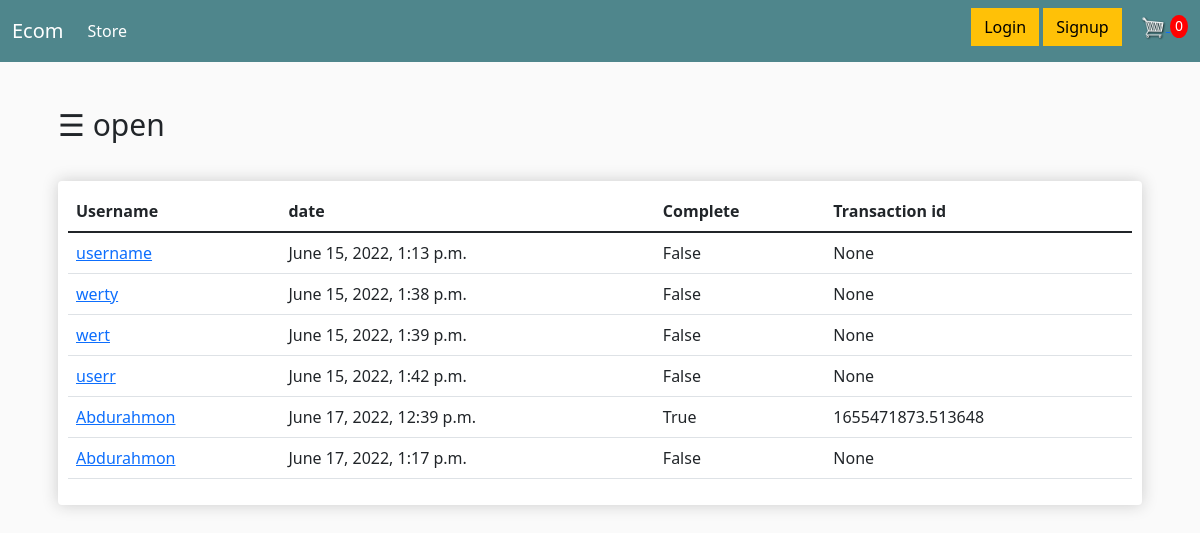
/order/, run on an earlier commit of the app's database.
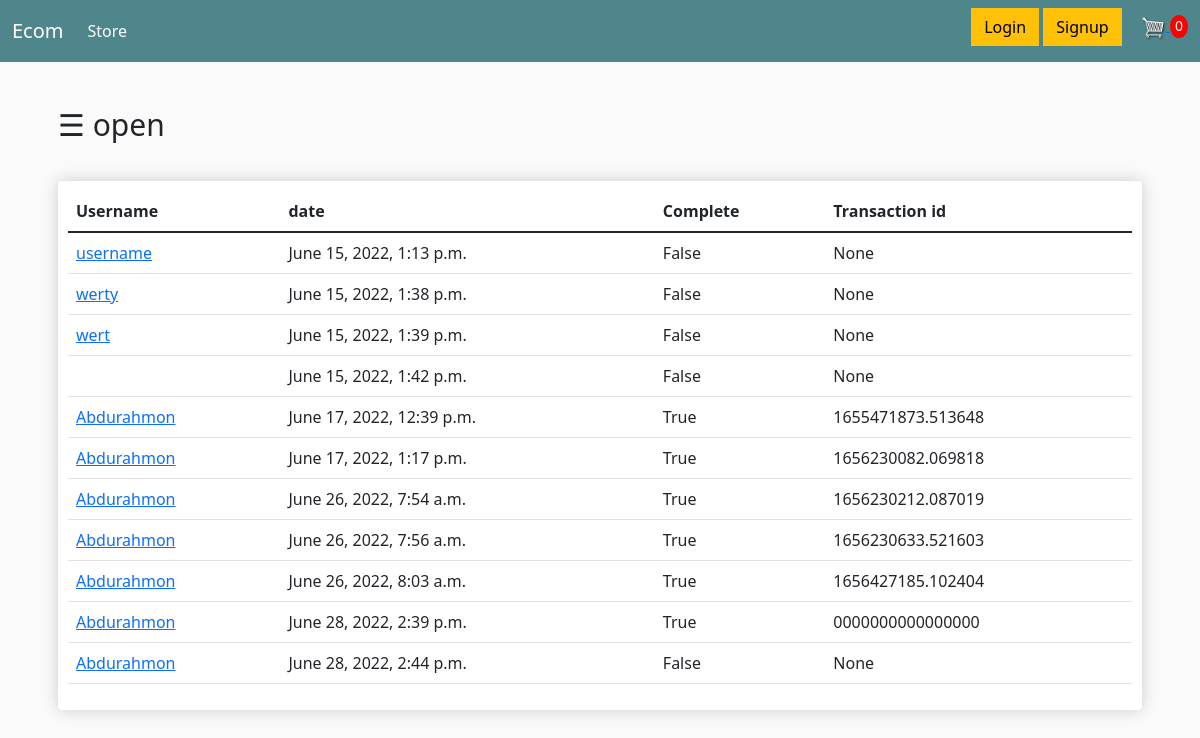
And on a later commit of the database.
### store/models.py (models this page shows, shortened)
class Order(models.Model):
    customer = models.ForeignKey(Customer, on_delete=models.SET_NULL, null=True, blank=True)
    date_ordered = models.DateTimeField(auto_now_add=True)
    complete = models.BooleanField(default=False)
    transaction_id = models.CharField(max_length=100, null=True)

class Customer(models.Model):
    user = models.OneToOneField(User, null=True, blank=True, on_delete=models.CASCADE, related_name="customer")
    name = models.CharField(max_length=200, null=True)
    email = models.CharField(max_length=200, null=True)

### store/views.py (the view)
# urls.py: path('order/', views.order, name='order'),
def order(request):
    data = cartData(request)
    cartItems = data['cartItems']
    orders = Order.objects.all()
    order_total = data['order']
    context = {'orders': orders, 'cartItems': cartItems, 'order_total': order_total}
    return render(request, 'order.html', context)

### store/utils.py (called while the page is built, shortened)
def cookieCart(request):
    try:  # agart cartni o'chirib yuborilsa yoki xato bo'lsa cartni bo'sh qilib qo'yadi
        cart = json.loads(request.COOKIES['cart'])
    except Exception as e:
        print(e)
        cart = {}
    items = []
    order = {'get_cart_total': 0, 'get_cart_item': 0, 'shipping': False}
    cartItems = order['get_cart_item']
    return {'cartItems': cartItems, 'order': order, 'items': items}

def cartData(request):
    if request.user.is_authenticated:  # agar ro'yxatdan o'tgan foydalanuvchi bo'lsa pasdagilar bajariladi
        customer = request.user.customer
        order, created = Order.objects.get_or_create(customer=customer, complete=False)
        items = order.orderitem_set.all()
        cartItems = order.get_cart_item
    else:
        cookieData = cookieCart(request)
        cartItems = cookieData['cartItems']
        order = cookieData['order']
        items = cookieData['items']
    return {'cartItems': cartItems, 'order': order, 'items': items}

### store/templates/order.html
{% extends 'manage_admin.html' %}
{% load static %}
{% block content1 %}
<div class="row">
    <div class="col-lg-12">
        <br>
        <div class="box-element mb-5">
            <div class="table-responsive">
                <table class="table">
                    <thead>
                    <tr>
                        <th scope="col">Username</th>
                        <th scope="col">date </th>
                        <th scope="col">Complete</th>
                        <th scope="col">Transaction id</th>
                    </tr>
                    </thead>
                    <tbody>
                    {% for order in orders %}
                    <tr>
                        <td><a href="{% url 'customer' %}">{{ order.customer.name }}</a></td>
                        <td>{{ order.date_ordered }}</td>
                        <td>{{ order.complete }}</td>
                        <td>{{ order.transaction_id }}</td>
                    </tr>
                    {% endfor %}
                    </tbody>
                </table>
            </div>
        </div>
    </div>
</div>
{% endblock content1 %}

What changed in the data, as far as the page shows it:
changed Order "June 15, 2022, 1:42 p.m.": customer.name "userr" → (not shown)
changed Order "June 17, 2022, 1:17 p.m.": complete "False" → "True"; transaction_id "None" → "1656230082.069818"
added Order: customer.name "Abdurahmon", date_ordered "June 26, 2022, 7:54 a.m.", complete "True", transaction_id "1656230212.087019"
added Order: customer.name "Abdurahmon", date_ordered "June 26, 2022, 7:56 a.m.", complete "True", transaction_id "1656230633.521603"
added Order: customer.name "Abdurahmon", date_ordered "June 26, 2022, 8:03 a.m.", complete "True", transaction_id "1656427185.102404"
added Order: customer.name "Abdurahmon", date_ordered "June 28, 2022, 2:39 p.m.", complete "True", transaction_id "0000000000000000"
added Order: customer.name "Abdurahmon", date_ordered "June 28, 2022, 2:44 p.m.", complete "False", transaction_id "None"
